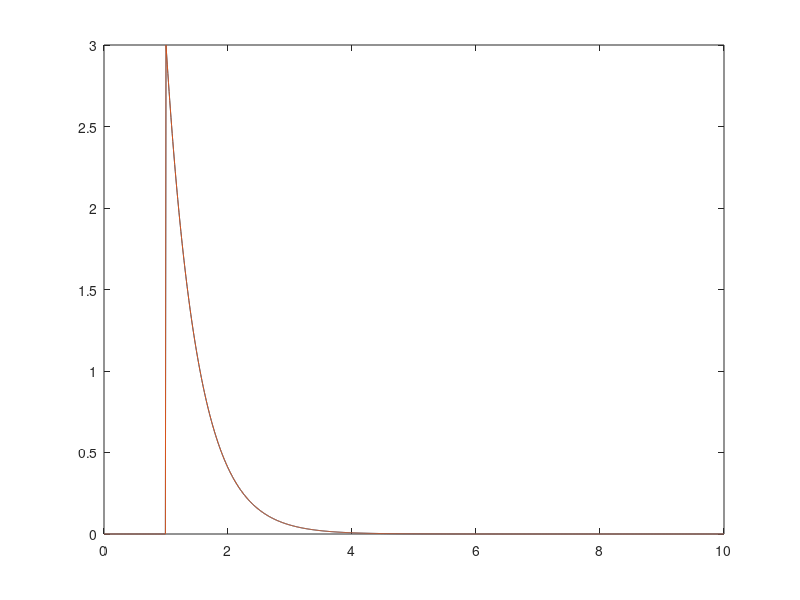

Write MATLAB code to recreate this figure.
clear all
close all
t = [];
y = [];
for tt=0:0.01:10
    t = [t;tt];
    if tt < 1
        y = [y; 0];
    else    
        y = [y; 3*exp(-2*(tt-1))];
    end        
end    
figure(1)
plot(t,[y y])
        